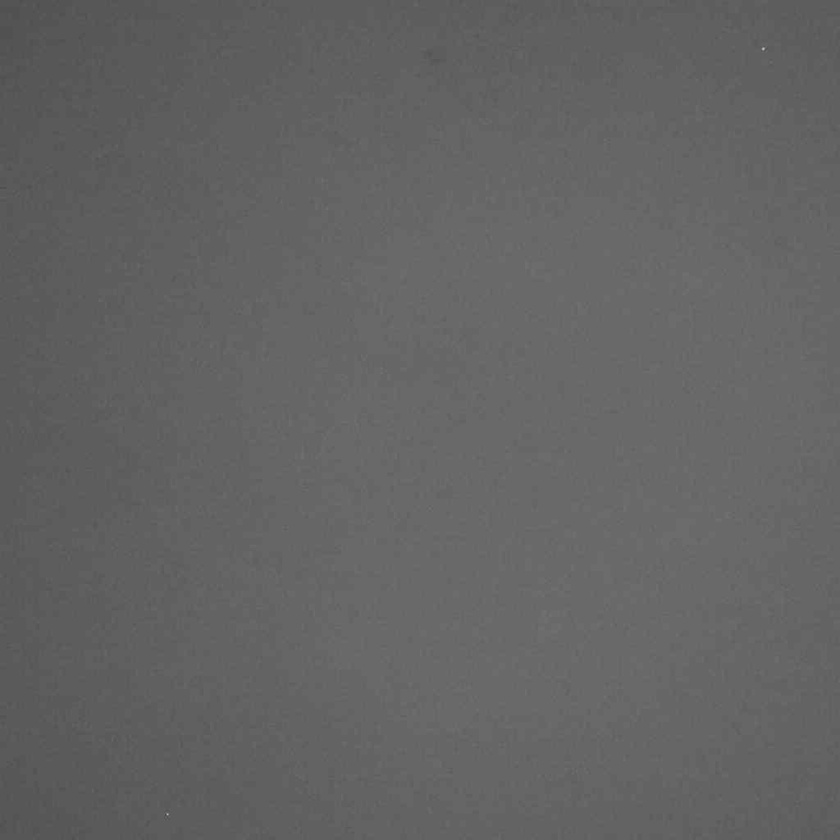
%> input picture lab_BoB/Task6Lisam/T6HolgaImage.jpg, 840 x 840 px, shrunk from 1024 x 1024 before the run; the run also reads 1 picture not shown here
$ octave test6.m   (GNU Octave 9; MATLAB toolbox functions it lacks are replaced by stand-ins)
%> lines starting %> are read from the running program, lines starting %| are printed output that depends on the picture
### lab_BoB/Task6Lisam/Task6Vignetting.m
function [ Profile1, Profile2 ] = Vignette( Im1, Im2, norings )
%> called with norings = 50
%Vignette: Compare vignetting properties of two images
%   If Im1 and Im2 show the same object imaged under different conditions
%   then Profile1 and Profile2 describe the mean gray value as a function
%   of the radius
%
%% Who has done it
%
% Author: Oskjo806
% Co-author: Chrad171
%
%% Syntax of the function
%
% Input arguments:  Im1, Im2 are input images, you can assume that they are
%                       gray value images (of type uint8, uint16 or double)
%                   norings is optional and describes the number of
%                       concentric rings to use. The default is to use 50 rings
% Output arguments: Profile1 and Profile2 are vectors with the mean gray
%                       values in each ring. The final results are normed
%                       so that the maximum values in Profile1 and Profile2
%                       are equal to one
%
% The images to use are CWhite1.jpg (Canon) and HWhite1.jpg (Holga9
%
% You MUST NEVER change the first line
%
%% Basic version control (in case you need more than one attempt)
%
% Version: 1
% Date: 6/12/2017
%
% Gives a history of your submission to Lisam.
% Version and date for this function have to be updated before each
% submission to Lisam (in case you need more than one attempt)
%
%% General rules
%
% 1) Don't change the structure of the template by removing %% lines
%
% 2) Document what you are doing using comments
%
% 3) Before submitting make the code readable by using automatic indentation
%       ctrl-a / ctrl-i
%
% 4) In case a task requires that you have to submit more than one function
%       save every function in a single file and collect all of them in a
%       zip-archive and upload that to Lisam. NO RAR, NO GZ, ONLY ZIP!
%       All non-zip archives will be rejected automatically
%
% 5) Often you must do something else between the given commands in the
%       template
%
%

%% Your code starts here
%

%% Input parameters
%
if nargin < 3
    norings = 50;
end


%% Generate two square images cIm1 and cIm2 that have the same size
% Use the center of the images and if at least one of them is an RGB image
% either convert to gray value or exit with an error message

[sr1, sc1, nc1] = size(Im1);
%> sr1 = 840; sc1 = 840; nc1 = 1
[sr2, sc2, nc2] = size(Im2);
%> sr2 = 840; sc2 = 840; nc2 = 1


if nc1 > 1
    Im1 = rgb2gray(Im1);
end

if nc2 > 1
    Im2 = rgb2gray(Im2);
end

%the centers
csr1 = round(sr1/2);
%> csr1 = 420
csc1 = round(sc1/2);
%> csc1 = 420
csr2 = round(sr2/2);
%> csr2 = 420
csc2 = round(sc2/2);
%> csc2 = 420

%instead of if-statements we chose to use min-function. since they should
%always be squared and have the same size this shouldn't be a problem

s1 = min(sr1, sc1);
%> s1 = 840

s2 = min(sr2, sc2);
%> s2 = 840

s = min(s1, s2);
%> s = 840


cIm1 = Im1(round(csr1-s/2)+1:round(csr1+s/2), round(csc1-s/2)+1:round(csc1+s/2));
cIm2 = Im2(round(csr2-s/2)+1:round(csr2+s/2), round(csc2-s/2)+1:round(csc2+s/2));
%> cIm2 is the input picture: size 840x840 uint8; min 68, max 190, mean 99.3

Profile1 = zeros(norings,1);
Profile2 = Profile1;

%% Now you have two gray value images of the size (square) size and you
%   generate grid with the help of an axis vector ax that defines your
%   rings
%

%ax = (-s/2:s/(norings-1):s/2 );
% or read the documentation of linspace
ax = linspace(-s/2, s/2, norings);
%> ax = 50 values from -420 to 420
%...

[C, R] = meshgrid(ax); %Euclidean mesh
[~,Rho] = cart2pol(C,R);%Polar coordinates comment on the ~ used
Rho = round(Rho);


%% Do the actual calculations

for ringno = 1:norings
    RMask = (C.^2 ./ Rho(ringno,ringno).^2) + (R.^2 ./Rho(ringno,ringno).^2)  <= 1;% Generate a mask describing the ring number ringno

    if ringno > 1
    maskvec = (C.^2 ./ Rho(ringno-1,ringno-1).^2) + (R.^2 ./Rho(ringno-1,ringno-1).^2)  <= 1;
    RMask = RMask - maskvec
    RMask = logical(RMask); %we got the problem that the previous line made it a double array and not logical
    end

    temp = size(RMask);
    nopixels = temp(1,1)*temp(1,2); % Compute the number of pixes in RMask

    pixsum = sum(cIm1(RMask));% Compute the sum over all pixel values in RMask in Im1
    Profile1(ringno) = mean(cIm1(RMask));% ../.. Mean gray value of pixels i RMask

    % ... and now you do it for the second images
    pixsum2 = sum(cIm2(RMask));
    Profile2(ringno) = mean(cIm2(RMask));
end
%> this loop made 50 passes
%> (pixsum, pixsum2) on passes 1 to 12: (255643, 221985), (2030, 1725), (4075, 3476), (5304, 4563), (6547, 5696), (10232, 8911), (12694, 11023), (18816, 16269), (22519, 19513), (18828, 16378), (20085, 17519), (17176, 15005)
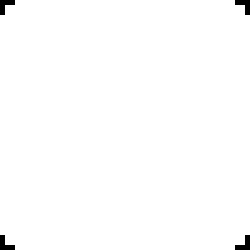
%> maskvec: size 50x50 logical (shown 5 times larger); 99.2% white; black in thin lines or dots

%% Finally the normalization to max value one
Profile1 = Profile1/max(Profile1);
Profile2 = Profile2/max(Profile2);


%% Extra question: How can you find out if Im1 is better than Im2?
plot(Profile1, 'b')
hold on
plot(Profile2, 'g');
end

### lab_BoB/Task6Lisam/test6.m

[p1, p2] = Task6Vignetting( imread('T6CanonImage.jpg'), imread('T6HolgaImage.jpg'), 50 );
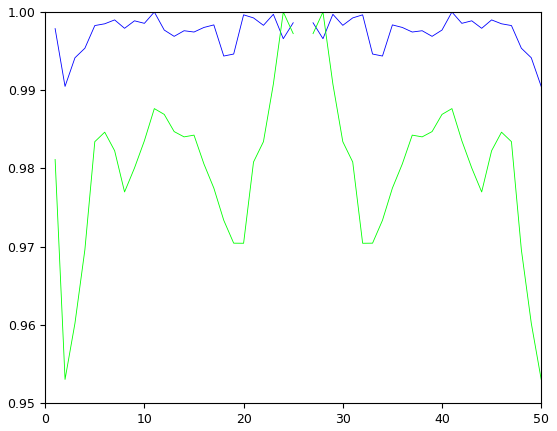
%> figure redrawn from the program's plot data; curve peaks at x = 11, y = 1; curve peaks at x = 24, y = 1
